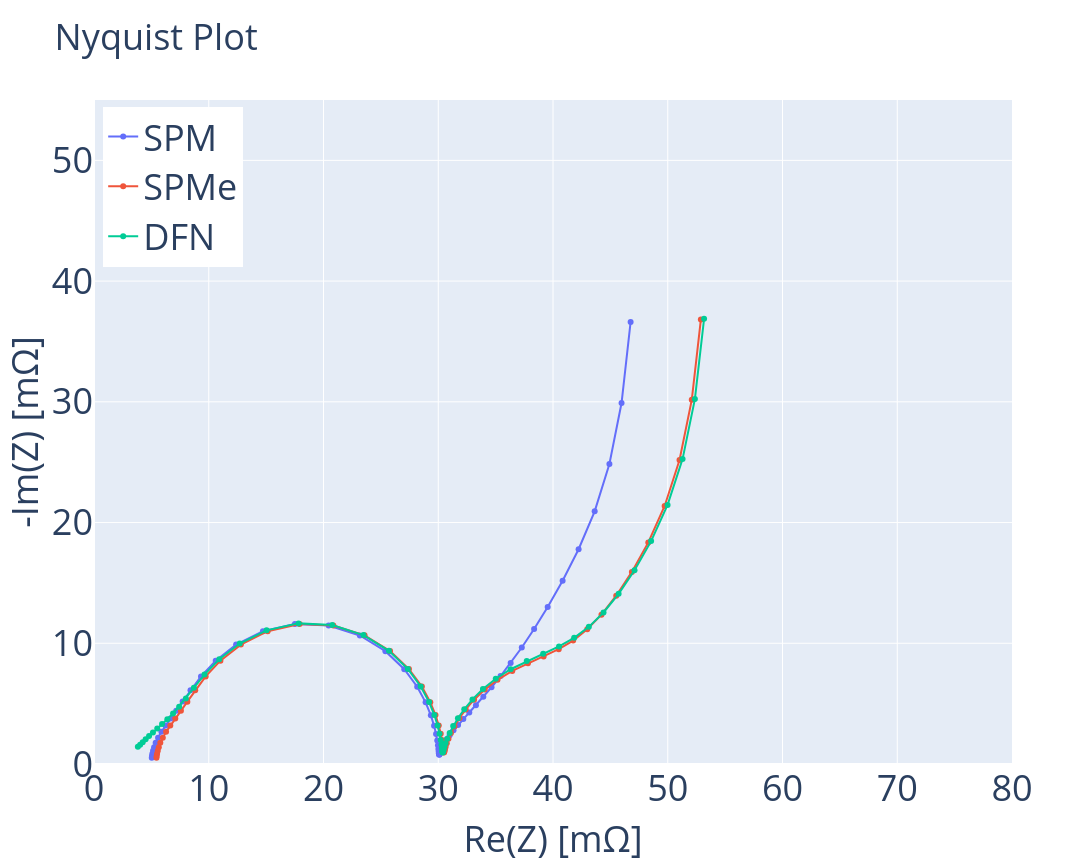

The notebook cell saved with this chart:
### Markdown cell above
### 2.1. PyBaMM

### Code cell
# 1. Models
models = {
    "SPM":  pybamm.lithium_ion.SPM(options={"surface form": "differential", "contact resistance": "true"}),
    "SPMe": pybamm.lithium_ion.SPMe(options={"surface form": "differential", "contact resistance": "true"}),
    "DFN":  pybamm.lithium_ion.DFN(options={"surface form": "differential", "contact resistance": "true"}),
}


# 2. Parameters
base_param = pybamm.ParameterValues("Chen2020")

target_params = {
    "Contact resistance [Ohm]": 0.005
}

params = {
    "SPM":  update_parameters(base_param.copy(), target_params),
    "SPMe": base_param.copy(),
    "DFN":  base_param.copy(),
}


# 3. EIS Setting
eis_info = {
    "freqs_hz"       : np.logspace(np.log10(200e-6), np.log10(1000), 60).tolist(),
    "n_periods"      : 10,
    "dc_offset_a"    : 0.0,
    "ac_mag_a"       : 10e-3,
    "pts_per_period" : 20,
}


# 4. Operating Condition
battery_info = {
    "soc"     : 0.5,
    "T_kelvin": 298.15,
}


# 5. Run EIS and Plot
results = {}
for name, model in models.items():
    results[name] = run_EIS(
        battery_info=battery_info, eis_info=eis_info,
        model=model, name=name,
        param=params[name]
    )

plot_nyquist(list(results.values()))
